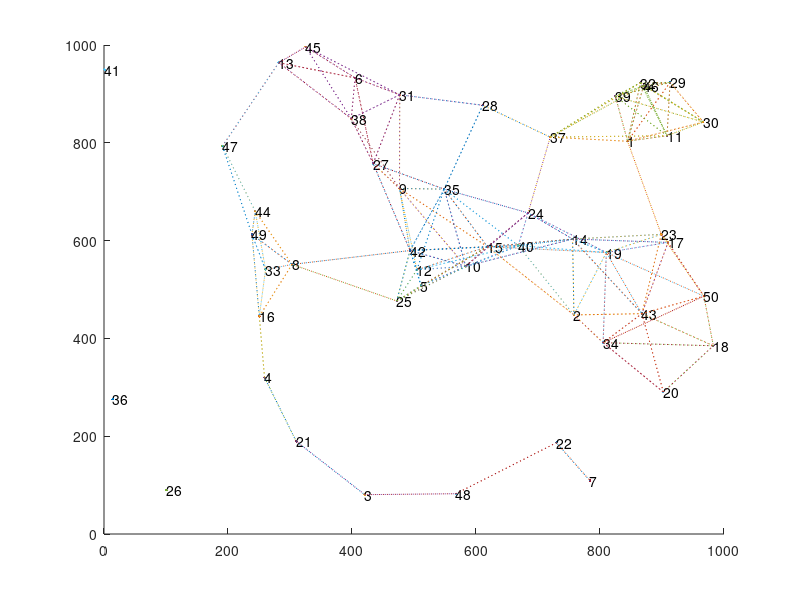

Here is the MATLAB script that generated this plot:
clear;
noOfNodes = 50;
rand('state', 0);
figure(1);
clf;
hold on;
L = 1000;
R = 200; % maximum range;
netXloc = rand(1,noOfNodes)*L;
netYloc = rand(1,noOfNodes)*L;
for i = 1:noOfNodes
plot(netXloc(i), netYloc(i), '.');
text(netXloc(i), netYloc(i), num2str(i));
for j = 1:noOfNodes
distance = sqrt((netXloc(i) - netXloc(j))^2 + (netYloc(i) - netYloc(j))^2);
if distance <= R
matrix(i, j) = 1; % there is a link;
line([netXloc(i) netXloc(j)], [netYloc(i) netYloc(j)], 'LineStyle', ':');
else
matrix(i, j) = inf;
end;
end;
end;